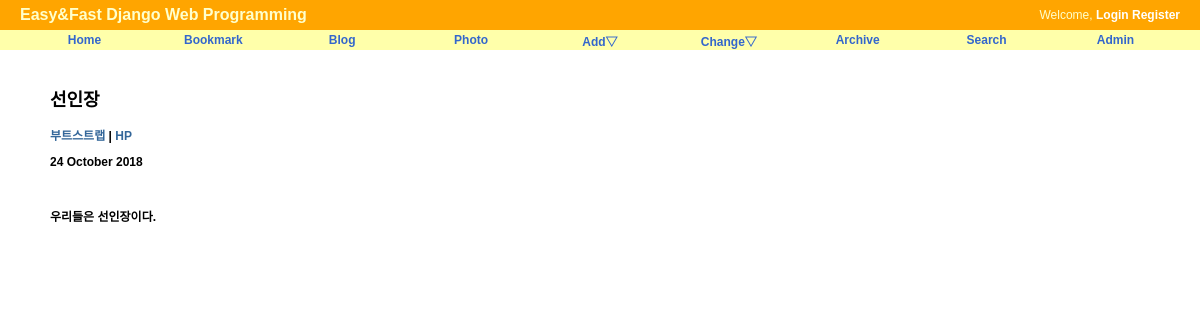
The app's page /blog/post/선인장 with its own data.
### blog/models.py (models this page shows, shortened)
class Post(models.Model):
    title = models.CharField('TITLE',max_length=50)
    slug = models.SlugField('SLUG', unique=True, allow_unicode=True,help_text = 'one word for title alias.')
    description = models.CharField('DESCRIPTION',max_length=100,blank=True, null=True, help_text='simple description text.')
    content = models.TextField('CONTENT')
    create_date = models.DateTimeField('Create Date',auto_now_add =True)
    modify_date = models.DateTimeField('Modify Date', auto_now=True)
    owner = models.ForeignKey(User, null=True, on_delete=models.CASCADE)
    class Meta:
        verbose_name = 'post'
        verbose_name_plural = 'posts'
        db_table = 'blog_posts'
        ordering = ('-modify_date', )
    def __str__(self):
        return self.title
    def get_absolute_url(self):
        return reverse('blog:post_detail', args=(self.slug,))
    def get_previous_post(self):
        return self.get_previous_by_modify_date()
    def get_next_post(self):
        return self.get_next_by_modify_date()

### blog/views.py (the view)
# urls.py: path('post/<str:slug>', PostDV.as_view(), name ='post_detail'),
class PostDV(DetailView):
    model = Post

### blog/templates/blog/post_detail.html (shortened to what this page needs)
{% extends "base.html" %}
{% block content%}
<div id="content">
<h2>{{ object.title }}</h2>
<p class="other_posts">
    <a href="{{ object.get_previous_post.get_absolute_url }}">
        {{ object.get_previous_post }}
    </a>
    |
    <a href="{{ object.get_next_post.get_absolute_url }}">
        {{ object.get_next_post }}
    </a>
</p>
<p class="date">
    {{ object.modify_date|date:"j F Y" }}
</p>
<br/>
<div class="body">
    {{ object.content|linebreaks }}
</div>
{% endblock %}

### static/css/base.css (style rules this page uses)
body { font-family: "Lucida Grande", Verdana, Arial, sans-serif; font-size: 12px; }
div#content { position: absolute; top: 70px; left: 50px; right: 50px; }
a:link, a:visited { color: #369; text-decoration: none; }

### records on screen
Post: title "선인장", get_previous_post "부트스트랩", get_next_post "HP", modify_date "24 October 2018", content "우리들은 선인장이다."
